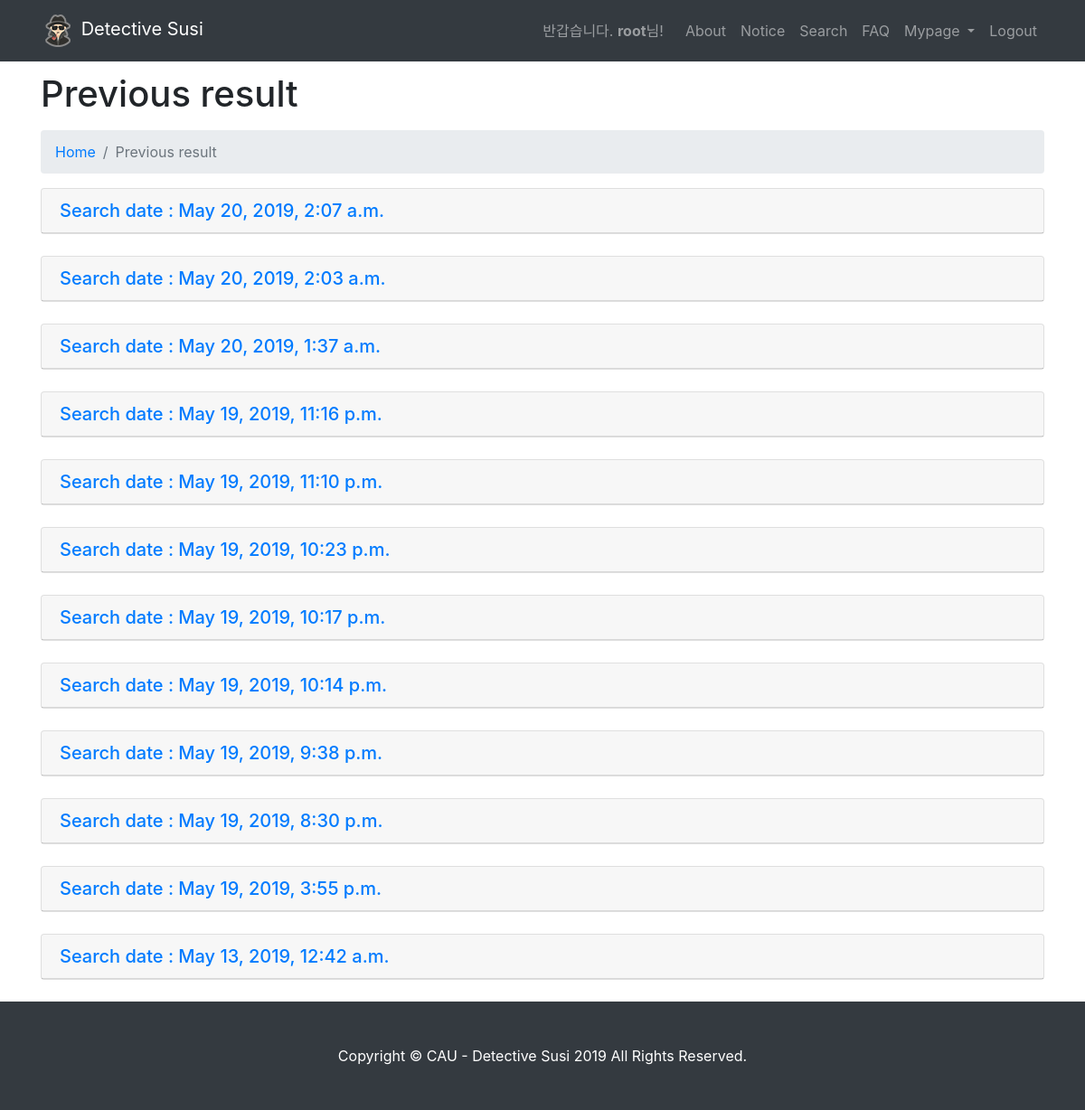
The page /result/ (signed in) on the database as committed earlier.
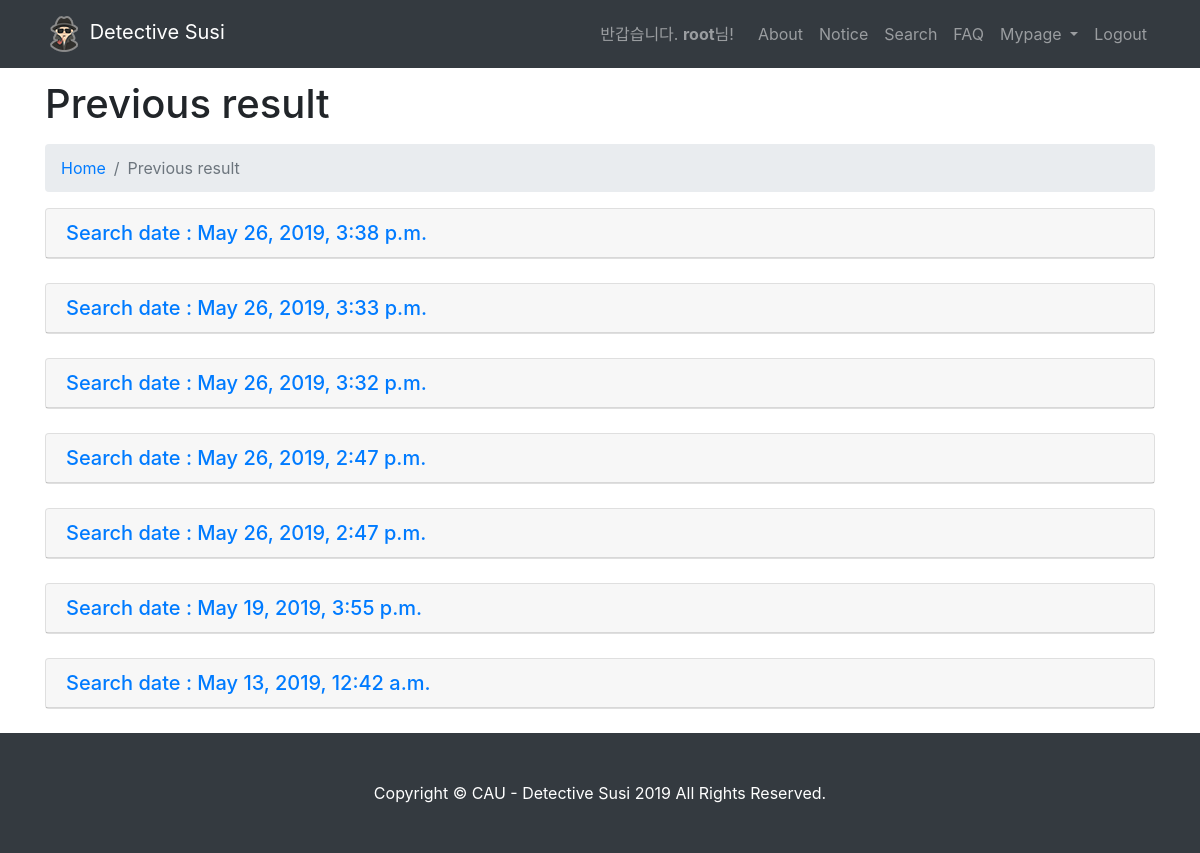
The same page on the database as committed later.
### main/models.py (models this page shows, shortened)
class chk_value(models.Model):
	id = models.AutoField(primary_key=True)
	user = models.ForeignKey(User,on_delete=models.CASCADE)		#user
	preferwhere1 = models.CharField(null=True,blank=True,max_length=50)	#선호지역
	preferwhere2 = models.CharField(null=True,blank=True,max_length=50)
	preferwhere3 = models.CharField(null=True,blank=True,max_length=50)
	prefertype1 = models.CharField(null=True,blank=True,max_length=50)		#선호계열
	prefertype2 = models.CharField(null=True,blank=True,max_length=50)
	prefertype3 = models.CharField(null=True,blank=True,max_length=50)
	prefertype4 = models.CharField(null=True,blank=True,max_length=50)
	prefertype5 = models.CharField(null=True,blank=True,max_length=50)
	prefertype6 = models.CharField(null=True,blank=True,max_length=50)
	total_avgrate = models.FloatField(null=True,blank=True)		#평균 내신
	main_avgrate = models.FloatField(null=True,blank=True)		#주요과목 내신
	executive_cnt = models.IntegerField(null=True,blank=True)	#임원활동
	absent = models.IntegerField(null=True,blank=True)			#무단결석
	award_cnt = models.IntegerField(null=True,blank=True)		#수상경력
	circle_cnt = models.IntegerField(null=True,blank=True)		#동아리활동
	volunteer = models.IntegerField(null=True,blank=True)		#봉사시간
	reading = models.IntegerField(null=True,blank=True)			#독후감
	created_date = models.DateTimeField(null=True, blank=True)	#생성일

### main/views.py (the view)
# urls.py: path('result/', views.result, name='result'),
def result(request):
    user = request.user
    datas = chk_value.objects.filter(user=user).order_by('-created_date')   # date 최신것 부터 목록뽑기
    context = {
        'chk_value':datas
    }
    return render(request,'main/result.html',context)

### main/templates/main/result.html (shortened to what this page needs)
{% extends "main/layout.html" %}
{% load static %}
{% block content %}
<link rel="stylesheet" href="{% static 'css/search.css' %}">
  <div class="container">
    <h1 class="mt-4 mb-3">Previous result</h1>
    <ol class="breadcrumb">
      <li class="breadcrumb-item">
        <a href="{% url 'main:home' %}">Home</a>
      </li>
      <li class="breadcrumb-item active">Previous result</li>
    </ol>
{% if user.is_authenticated %}
    {% if chk_value %}
        {% for s in chk_value %}
 <div class="mb-4" id="accordion" role="tablist" aria-multiselectable="true">
      <div class="card">
        <div class="card-header" role="tab" id="headingOne{{s.id}}">
          <h5 class="mb-0">
            <a data-toggle="collapse" data-parent="#accordion" href="#collapseOne{{s.id}}" aria-expanded="true" aria-controls="collapseOne{{s.id}}">
            Search date : {{s.created_date}}</a>
          </h5>
        </div>
      </div>
</div>
{% endfor %}
</div>
{% else %}
<center>data null</center>
</div>
{% endif %}
  {% else %}
  <script type="text/javascript">
    alert('로그인이 필요합니다! \n로그인 화면으로 이동합니다.')
    window.location.href = '/login';
  </script>
{% endif %}
{% endblock %}

### main/templates/main/layout.html (shortened to what this page needs)
{% load static %}
<html lang="kor">
<head>
    <link href="{% static 'vendor/bootstrap/css/bootstrap.min.css' %}" rel="stylesheet">
    <link href="{% static 'css/modern-business.css' %}" rel="stylesheet">
</head>
<body>
  <nav class="navbar fixed-top navbar-expand-lg navbar-dark bg-dark fixed-top">
    <div class="container">
      <a class="navbar-brand" href="{% url 'main:home' %}"><img src="{% static 'images/logo.png' %}" alt="logo"> Detective Susi</a>
      <div class="collapse navbar-collapse" id="navbarResponsive">
        <ul class="navbar-nav ml-auto">
          {% if user.is_authenticated %}
             <span class="navbar-text">
                반갑습니다. <b>{{user.username}}</b>님!
             </span>
          <li class="nav-item">
            <a class="nav-link" href="/about">About</a>
          </li>
          <li class="nav-item">
            <a class="nav-link" href="/notice">Notice</a>
          </li>
          <li class="nav-item">
            <a class="nav-link" href="/search">Search</a>
          </li>
          <li class="nav-item">
            <a class="nav-link" href="/faq">FAQ</a>
          </li>
          <li class="nav-item dropdown">
            <a class="nav-link dropdown-toggle" href="#" id="navbarDropdownMypage" data-toggle="dropdown" aria-haspopup="true" aria-expanded="false">
              Mypage
            </a>
          </li>
          <li><a class="nav-link" href="{% url 'main:logout' %}">Logout</a></li>
        {% endif %}
        </ul>
      </div>
    </div>
  </nav>
    {% block content %}
    {% endblock %}
  <footer class="py-5 bg-dark">
    <div class="container">
      <p class="m-0 text-center text-white"> Copyright © CAU - Detective Susi 2019 All Rights Reserved.</p>
    </div>
  </footer>
</body>
</html>

### static/css/modern-business.css (style rules this page uses)
body { padding-top: 56px; }

Rows that differ between the two databases and show on the page:
removed chk_value: created_date "May 20, 2019, 2:07 a.m."
removed chk_value: created_date "May 20, 2019, 2:03 a.m."
removed chk_value: created_date "May 20, 2019, 1:37 a.m."
removed chk_value: created_date "May 19, 2019, 11:16 p.m."
removed chk_value: created_date "May 19, 2019, 11:10 p.m."
removed chk_value: created_date "May 19, 2019, 10:23 p.m."
removed chk_value: created_date "May 19, 2019, 10:17 p.m."
removed chk_value: created_date "May 19, 2019, 10:14 p.m."
removed chk_value: created_date "May 19, 2019, 9:38 p.m."
removed chk_value: created_date "May 19, 2019, 8:30 p.m."
added chk_value: created_date "May 26, 2019, 3:38 p.m."
added chk_value: created_date "May 26, 2019, 3:33 p.m."
added chk_value: created_date "May 26, 2019, 3:32 p.m."
added chk_value: created_date "May 26, 2019, 2:47 p.m."
added chk_value: created_date "May 26, 2019, 2:47 p.m."
